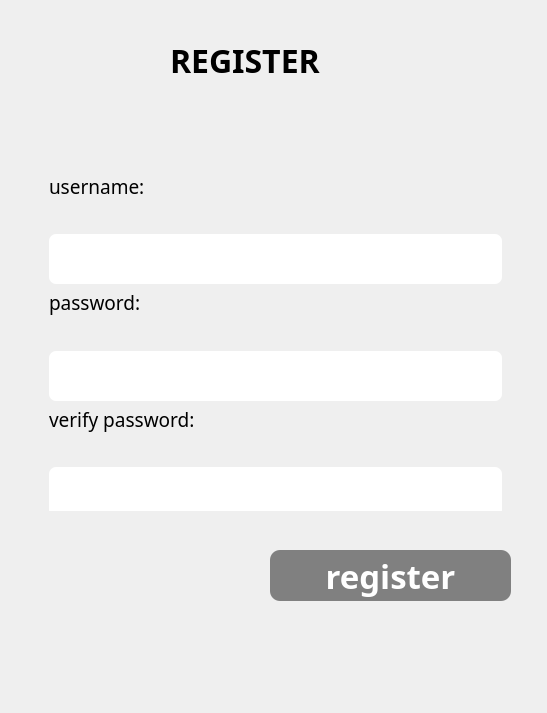
<?xml version="1.0" encoding="UTF-8"?>
<ui version="4.0">
 <class>Dialog</class>
 <widget class="QDialog" name="Dialog">
  <property name="geometry">
   <rect>
    <x>0</x>
    <y>0</y>
    <width>547</width>
    <height>713</height>
   </rect>
  </property>
  <property name="font">
   <font>
    <family>Noto Sans SC</family>
    <pointsize>10</pointsize>
   </font>
  </property>
  <property name="windowTitle">
   <string>Dialog</string>
  </property>
  <property name="styleSheet">
   <string notr="true">backround-color:blue;
font-family:Noto Sans SC;</string>
  </property>
  <widget class="QLabel" name="headerText">
   <property name="geometry">
    <rect>
     <x>170</x>
     <y>40</y>
     <width>221</width>
     <height>41</height>
    </rect>
   </property>
   <property name="styleSheet">
    <string notr="true">color:black;
font-weight:bold;
font-size:24pt;
background-color:none;
border:none;</string>
   </property>
   <property name="text">
    <string>REGISTER</string>
   </property>
  </widget>
  <widget class="QPushButton" name="registerButton">
   <property name="geometry">
    <rect>
     <x>270</x>
     <y>550</y>
     <width>241</width>
     <height>51</height>
    </rect>
   </property>
   <property name="styleSheet">
    <string notr="true">QPushButton {
    border-radius: 10px;
    background-color: rgb(128, 128, 128); /* Серый цвет */
    color: rgb(255, 255, 255); /* Белый цвет текста */
    font-size: 33px;
font-weight:500;
}

QPushButton:pressed {
    background-color: rgb(169, 169, 169); /* Более светлый серый при нажатии */
}
</string>
   </property>
   <property name="text">
    <string>register</string>
   </property>
  </widget>
  <widget class="QFrame" name="main_frame">
   <property name="geometry">
    <rect>
     <x>40</x>
     <y>150</y>
     <width>471</width>
     <height>361</height>
    </rect>
   </property>
   <property name="styleSheet">
    <string notr="true">backround-color:rgba(255,255,255,30);
border:1px solid rdba(255,255,255,40);
border-radius:7px;
</string>
   </property>
   <layout class="QVBoxLayout" name="verticalLayout_2">
    <item>
     <widget class="QLabel" name="usernameText">
      <property name="font">
       <font>
        <family>Noto Sans SC</family>
        <pointsize>14</pointsize>
       </font>
      </property>
      <property name="styleSheet">
       <string notr="true">font-size:14pt;
background-color:none;
border:none;</string>
      </property>
      <property name="text">
       <string>username:</string>
      </property>
     </widget>
    </item>
    <item>
     <widget class="QLineEdit" name="usernamInput">
      <property name="minimumSize">
       <size>
        <width>0</width>
        <height>50</height>
       </size>
      </property>
      <property name="maximumSize">
       <size>
        <width>16777215</width>
        <height>20</height>
       </size>
      </property>
      <property name="sizeIncrement">
       <size>
        <width>0</width>
        <height>0</height>
       </size>
      </property>
      <property name="baseSize">
       <size>
        <width>0</width>
        <height>0</height>
       </size>
      </property>
      <property name="font">
       <font>
        <family>Noto Sans SC</family>
        <pointsize>12</pointsize>
        <kerning>true</kerning>
       </font>
      </property>
      <property name="text">
       <string/>
      </property>
     </widget>
    </item>
    <item>
     <widget class="QLabel" name="passwordText">
      <property name="font">
       <font>
        <family>Noto Sans SC</family>
        <pointsize>14</pointsize>
       </font>
      </property>
      <property name="styleSheet">
       <string notr="true">font-size:14pt;
background-color:none;
border:none;</string>
      </property>
      <property name="text">
       <string>password:</string>
      </property>
     </widget>
    </item>
    <item>
     <widget class="QLineEdit" name="passwordInput">
      <property name="minimumSize">
       <size>
        <width>0</width>
        <height>50</height>
       </size>
      </property>
      <property name="maximumSize">
       <size>
        <width>16777215</width>
        <height>20</height>
       </size>
      </property>
      <property name="sizeIncrement">
       <size>
        <width>0</width>
        <height>0</height>
       </size>
      </property>
      <property name="baseSize">
       <size>
        <width>0</width>
        <height>0</height>
       </size>
      </property>
      <property name="font">
       <font>
        <family>Noto Sans SC</family>
        <pointsize>12</pointsize>
        <kerning>true</kerning>
       </font>
      </property>
      <property name="text">
       <string/>
      </property>
     </widget>
    </item>
    <item>
     <widget class="QLabel" name="verifyPasswordText">
      <property name="styleSheet">
       <string notr="true">font-size:14pt;
background-color:none;
border:none;</string>
      </property>
      <property name="text">
       <string>verify password:</string>
      </property>
     </widget>
    </item>
    <item>
     <widget class="QLineEdit" name="verifyPasswordInput">
      <property name="minimumSize">
       <size>
        <width>0</width>
        <height>50</height>
       </size>
      </property>
      <property name="maximumSize">
       <size>
        <width>16777215</width>
        <height>20</height>
       </size>
      </property>
      <property name="sizeIncrement">
       <size>
        <width>0</width>
        <height>0</height>
       </size>
      </property>
      <property name="baseSize">
       <size>
        <width>0</width>
        <height>0</height>
       </size>
      </property>
      <property name="font">
       <font>
        <family>Noto Sans SC</family>
        <pointsize>12</pointsize>
        <kerning>true</kerning>
       </font>
      </property>
      <property name="text">
       <string/>
      </property>
     </widget>
    </item>
   </layout>
  </widget>
 </widget>
 <resources/>
 <connections/>
</ui>
